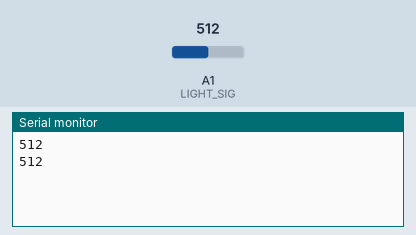
Recording of a sketch running on a simulated Arduino Uno, built with avr-gcc and run on an emulated ATmega328P. On the bench: the last lines printed to the serial monitor. The test bench sets the inputs (shaded band); at power-on: A1 (LIGHT_SIG) = 512.

Above: at 1.8 s.
1.9 s: A1 (LIGHT_SIG) set to 716
At 2.8 s:
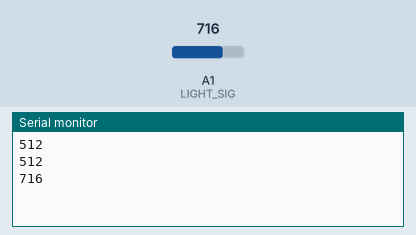
3.4 s: A1 (LIGHT_SIG) set to 900
At 4.4 s:
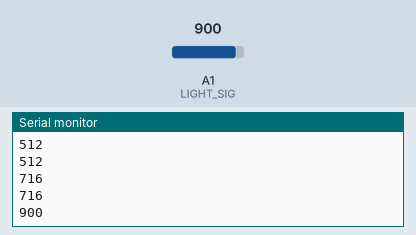
Timing chart, 0 to 6.4 s (numbered marks = the images above; inputs shaded):
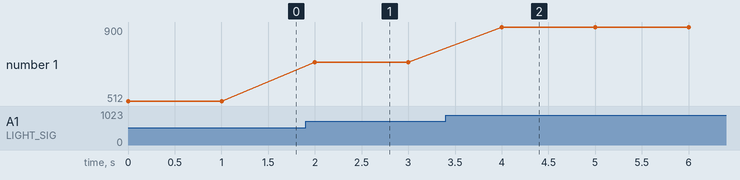

Measured:
- after the input at 1.9 s, the serial monitor: prints a new line after 0.10 s (image 1)
- after the input at 3.4 s, the serial monitor: prints a new line after 0.60 s (image 2)
- plotted number 1: 512 → 716 after the input at 1.9 s, 716 → 900 after the input at 3.4 s

The sketch:

3.1_light_sensor.ino
```cpp
#define LIGHT_SIG A1

void setup() {
  Serial.begin(115200);                //Start the Serial connection
  pinMode(LIGHT_SIG, INPUT);
}

void loop() {
  int sensorValue = analogRead(LIGHT_SIG);
  Serial.println(sensorValue);
  delay(1000);
}
```
